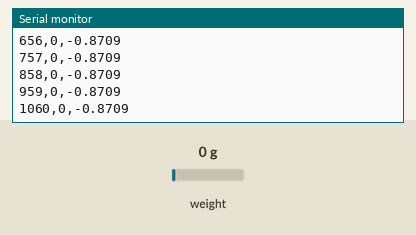
This sketch was run on a simulated Arduino Uno, built with avr-gcc and run on an emulated ATmega328P. Shown: the last lines printed to the serial monitor. The test bench sets the inputs (shaded band); at power-on: weight on the scale 0 g.

Above: at 1.2 s.
1.3 s: weight on the scale set to 100 g
At 1.37 s:
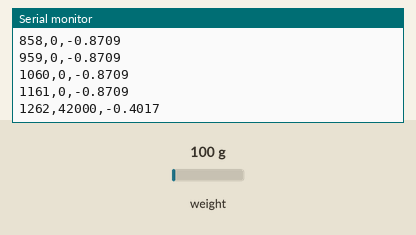
2.8 s: weight on the scale set to 1250 g
At 2.89 s:
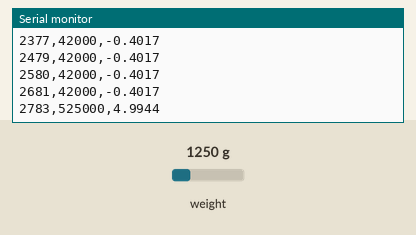
Timing chart, 0 to 5.8 s (numbered marks = the images above; inputs shaded):
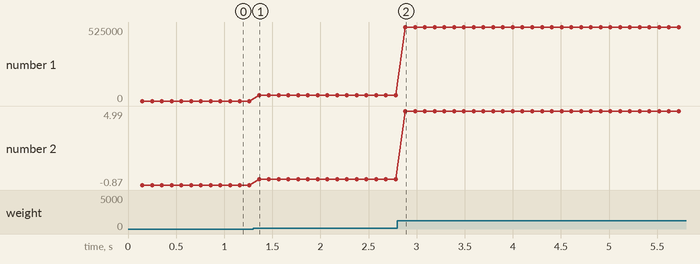

Measured:
- after the input at 1.3 s, the serial monitor: prints a new line after 0.06 s (image 1)
- plotted number 1: 0 → 42000 after the input at 1.3 s
- plotted number 2: -0.87 → -0.4 after the input at 1.3 s

The sketch:

uno_force.ino
```cpp
// uno_force.ino
// Read a CALT DYLY-103 (S-type, 2 mV/V, 5 kg) load cell through an HX711 24-bit
// ADC module and stream the readings over USB serial. The Python side just opens
// the COM port and parses one row per line (same pattern as the QT Py + MLX90393
// stream on the other USB port).
//
// Wiring (must match these pins):
//   HX711 VCC -> Arduino 3.3V        (5V also OK; gives slightly better SNR)
//   HX711 GND -> Arduino GND
//   HX711 DT  -> Arduino digital pin D3
//   HX711 SCK -> Arduino digital pin D2
//
// Library: install "HX711 Arduino Library" by Bogdan Necula via
// Arduino IDE -> Tools -> Manage Libraries... -> search "HX711".
//
// Serial output:
//   On boot:
//     # UNO_force ready: HX711 DT=D3 SCK=D2 baud=115200
//     t_ms,raw,scaled_N
//   Then one CSV row per sample, ~20 Hz:
//     12345,8932100,0.0000
//   `raw`       = 24-bit signed reading straight from HX711 (no offset, no scale)
//   `scaled_N`  = (raw - TARE_OFFSET) / CALIBRATION_FACTOR  in Newtons.
//                 Both values are 0 / 1 until the calibration script writes the
//                 real numbers back here. Use `raw` for calibration, `scaled_N`
//                 for everyday use after calibration.

#include "HX711.h"

const int HX711_DT  = 3;
const int HX711_SCK = 2;

// ---- Calibration (rewrite these two lines after running force_calibration.py)
const long  TARE_OFFSET        = 77955;       // raw reading at zero force (no load)
const float CALIBRATION_FACTOR = 89508.9179;  // (raw - TARE_OFFSET) per Newton

// 20 Hz output. HX711's default sample rate is 10 SPS; lower-than-period reads
// are silently skipped via is_ready(), so it is safe to ask faster than 10 Hz.
const unsigned long SAMPLE_PERIOD_MS = 50;

HX711 scale;

void setup() {
  Serial.begin(115200);
  while (!Serial) { /* wait for USB CDC */ }

  scale.begin(HX711_DT, HX711_SCK);

  // Wait for the HX711 to report ready, with a visible timeout so a bad wire
  // does not silently hang the board.
  unsigned long t0 = millis();
  while (!scale.is_ready()) {
    if (millis() - t0 > 2000) {
      Serial.println("# ERROR: HX711 not responding. Check DT=D3, SCK=D2, "
                     "VCC=3.3V, GND wires.");
      t0 = millis();   // re-arm and keep complaining every 2 s
    }
    delay(10);
  }

  Serial.print("# UNO_force ready: HX711 DT=D");
  Serial.print(HX711_DT);
  Serial.print(" SCK=D");
  Serial.print(HX711_SCK);
  Serial.println(" baud=115200");
  Serial.println("t_ms,raw,scaled_N");
}

void loop() {
  static unsigned long last_ms = 0;
  unsigned long now = millis();
  if (now - last_ms < SAMPLE_PERIOD_MS) return;

  if (!scale.is_ready()) return;        // HX711 still sampling, try next loop

  long raw = scale.read();
  float scaled_N = (raw - TARE_OFFSET) / CALIBRATION_FACTOR;
  last_ms = now;

  Serial.print(now);
  Serial.print(",");
  Serial.print(raw);
  Serial.print(",");
  Serial.println(scaled_N, 4);
}
```
